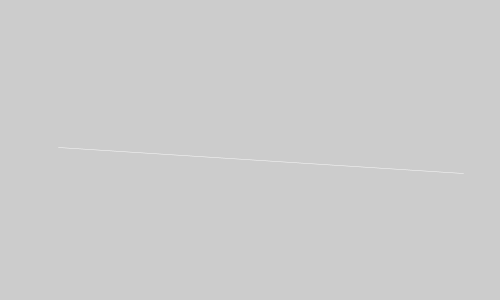
Frame 1 (no input)
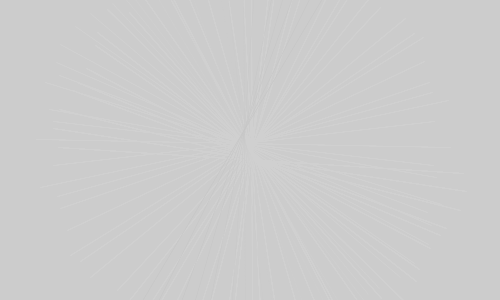
Frame 60 (the mouse pressed at the canvas centre just before this capture)
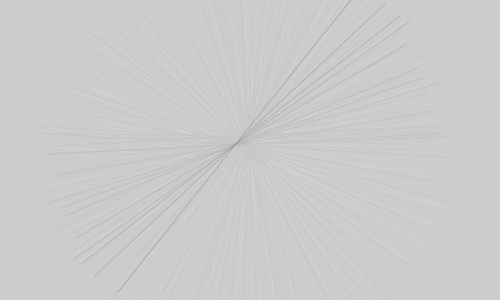
Frame 120 (the mouse held since frame 60 and released just before this capture)

The Processing sketch that drew these frames (run headless with seeded random() and noise(); from frame 60 on, the mouse is pressed at the canvas centre):

// Processing sketch: processing_118522
// ── processing_118522.pde

// begin with drawing a circle in baby step points
// connect the points into lines
// replace the original for loop with global variables
// program for lectures on "The Wrong Way to Draw a Circle"
// schien@mail.ncku.edu.tw

float _strokeCol = 255;
float _strokeChange = -1;
float _xnoise = 0;
float _ynoise = 0;
float _ang = 0;
float _angChange = +5;

void setup() {
  size(500, 300);
}

void draw() {
  strokeWeight(0.5); 
  float radius = 200; 
  float centX = 250; 
  float centY = 150; 

  // baby steps
  //stroke(20, 50, 70); 
  float x, y, x2, y2; 
  // replace the for loop with angle varying controls
  _ang += _angChange;
  if (_ang > 360) { _angChange = -5; }
  if (_ang < 0) { _angChange = 5; }
  float ang = _ang;
  
  //for (float ang=0; ang<=360; ang+=5) {   
  _strokeCol += _strokeChange;
  // determine if strokeCol needs to increase or decrease
  if (_strokeCol > 255) {
    _strokeChange = -1;
  }
  if (_strokeCol < 0) {
    _strokeChange = 1;
  }
  stroke(_strokeCol);

  // varying the radius
  float deltaR = random(20) - 10;
  radius += deltaR;

  // varying the angle
  float deltaA = random(5) - 2.5;
  ang += deltaA;

  // varying the center
  _xnoise += 0.01;
  _ynoise += 0.01;
  centX = width/2 + (noise(_xnoise)*100) - 50;
  centY = height/2 + (noise(_ynoise)*100) - 50;

  float rad = radians(ang);                                   
  x = centX + (radius * cos(rad)); 
  y = centY + (radius * sin(rad)); 
  //point(x, y);
  float opprad = rad + PI;
  x2 = centX + (radius * cos(opprad)); 
  y2 = centY + (radius * sin(opprad)); 
  line(x, y, x2, y2);

  // trying to get fade-out effect
  fill(200, 30);
  noStroke();
  rect(0,0,width,height);
  //}
}
